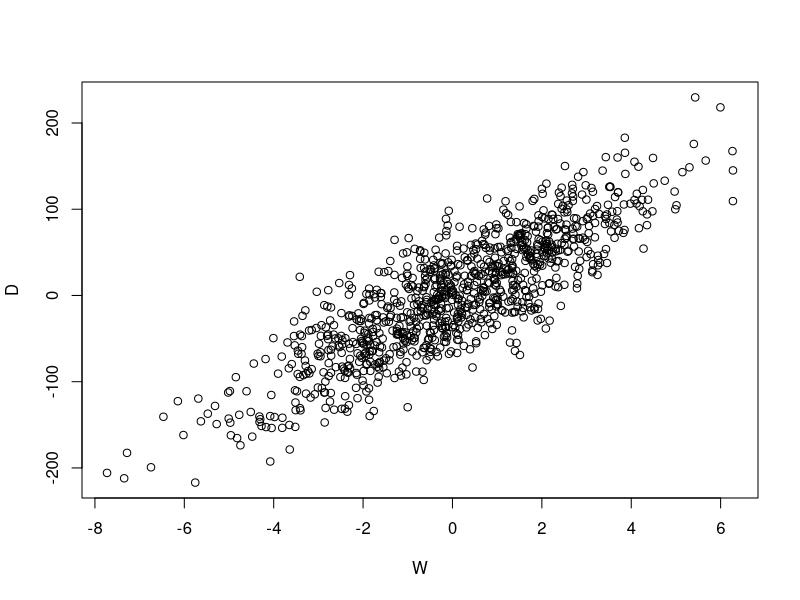

The R script that drew this image:
set.seed(122)

# coefficients
bSA <- 1
bSW <- 2
bSM <- 3
bAM <- 4
bAD <- 5
bMD <- 6
bWD <- 7

S <- rnorm(1000)
A <- rnorm(1000, bSA * S)
W <- rnorm(1000, bSW * S)
M <- rnorm(1000, bSM * S + bAM * A)
D <- rnorm(1000, bMD * M + bAD * A + bWD * W)

# -> find true total efect bWD = 7:
plot(W, D)
summary(lm(D ~ W)) # 25.1206

# use adjustment set {S}
summary(lm(D ~ W + S)) # # 6.8123 -> good

# use adjustment set {A, M}
summary(lm(D ~ W + A + M)) # 6.9960
